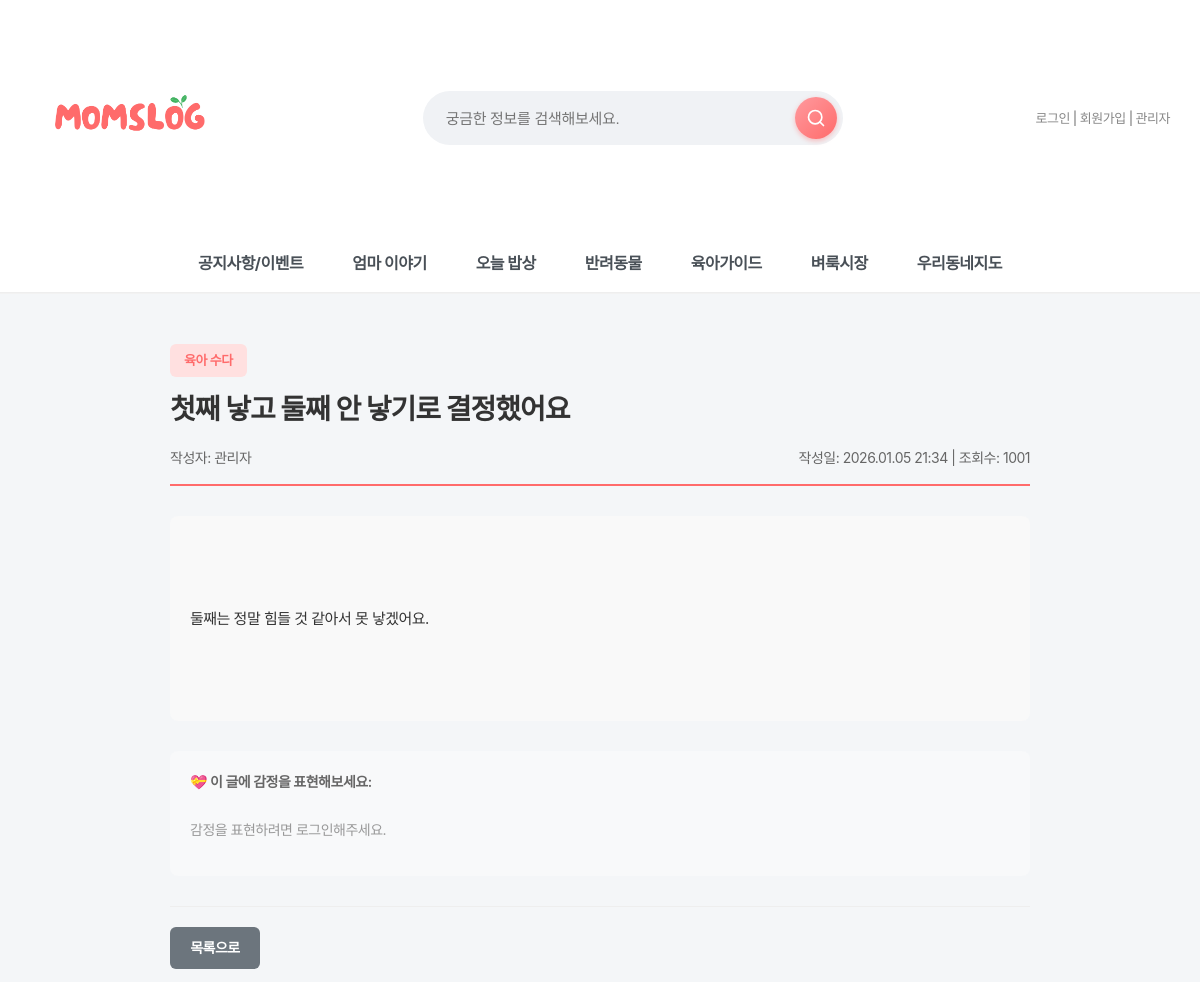
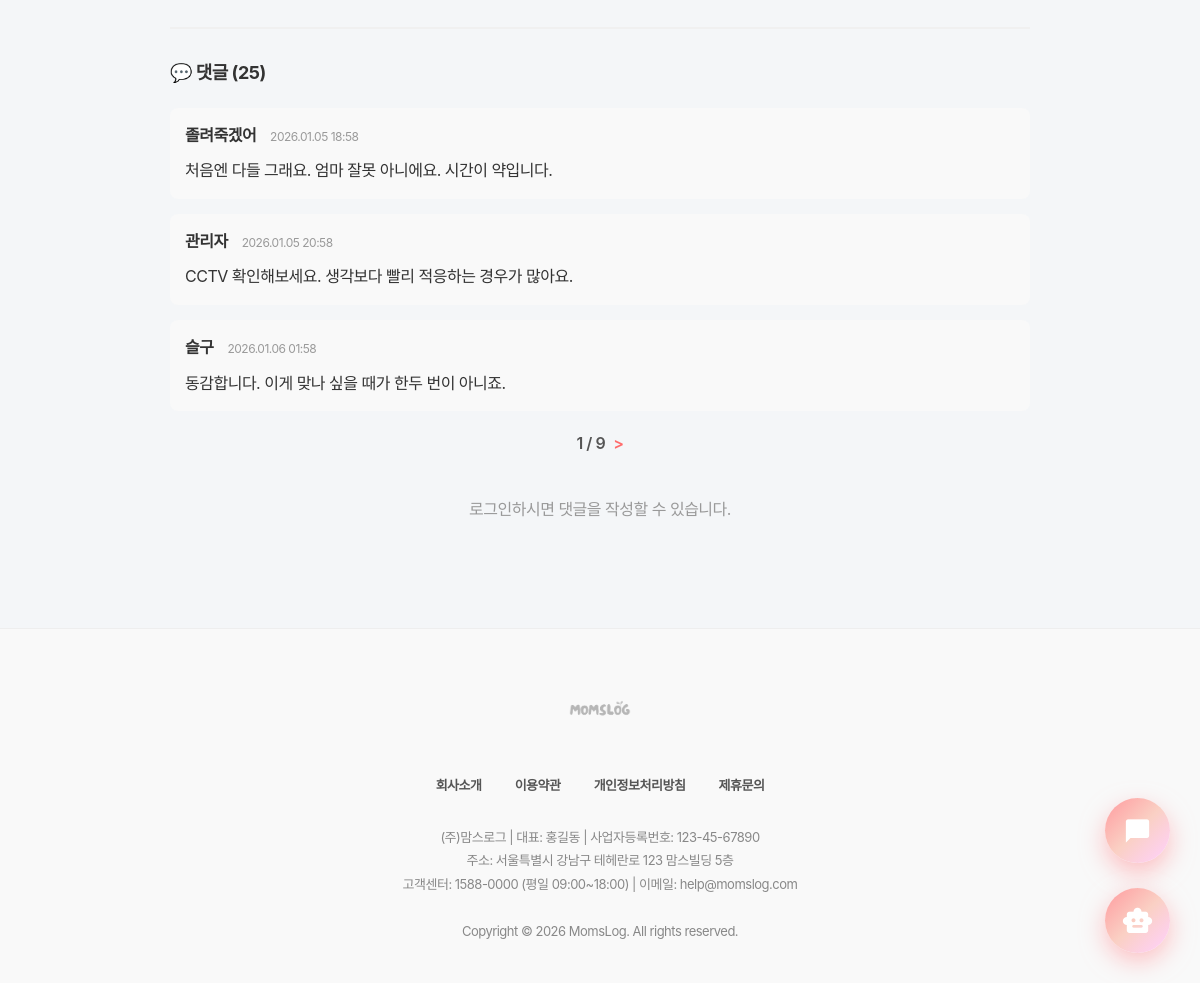
Page /board/free/123/ on the committed database (2 pictures, top to bottom).
### board/models.py (models this page shows, shortened)
class FreePost(models.Model):
    CATEGORY_CHOICES = [
        ('all', '전체보기'),
        ('mom', '육아수다'),
        ('husband', '남편뒷담화'),
        ('family', '시댁/친정'),
        ('preg', '임신출산'),
    ]
    REGION_CHOICES = [
        ('seoul', '서울시'),
        ('gyeonggi', '경기도'),
        ('incheon', '인천시'),
        ('daejeon', '대전시'),
        ('daegu', '대구시'),
        ('busan', '부산시'),
        ('gwangju', '광주시'),
        ('ulsan', '울산시'),
        ('sejong', '세종시'),
        ('other', '기타'),
    ]
    category = models.CharField(
        max_length=20,
        choices=CATEGORY_CHOICES,
        default='mom',
        verbose_name='카테고리'
    )
    title = models.CharField(max_length=200, verbose_name="제목")
    content = models.TextField(verbose_name="내용")
    author = models.ForeignKey(settings.AUTH_USER_MODEL, on_delete=models.CASCADE, verbose_name="작성자")
    created_at = models.DateTimeField(auto_now_add=True, verbose_name="작성일")
    views = models.IntegerField(default=0, verbose_name="조회수")
    reaction_empathy = models.IntegerField(default=0, verbose_name="공감해요")      # 🤝
    reaction_courage = models.IntegerField(default=0, verbose_name="힘내세요")     # 💪
    reaction_cheer = models.IntegerField(default=0, verbose_name="축하해요")       # 🎉
    reaction_support = models.IntegerField(default=0, verbose_name="응원해요")     # 👏
    reaction_thanks = models.IntegerField(default=0, verbose_name="고마워요")      # 🙏
    region = models.CharField(max_length=20, choices=REGION_CHOICES, null=True, blank=True, verbose_name="지역")
    district = models.CharField(max_length=50, null=True, blank=True, verbose_name="구/군")
    dong = models.CharField(max_length=50, null=True, blank=True, verbose_name="동/읍/면")
    latitude = models.DecimalField(max_digits=9, decimal_places=6, null=True, blank=True, verbose_name="위도")
    longitude = models.DecimalField(max_digits=9, decimal_places=6, null=True, blank=True, verbose_name="경도")
    comment_count = models.IntegerField(default=0, verbose_name="댓글수")
    bookmark_count = models.IntegerField(default=0, verbose_name="저장수")
    popularity_score = models.FloatField(default=0, verbose_name="인기도 점수")
    is_pinned = models.BooleanField(default=False, verbose_name="운영진 고정")
    pinned_at = models.DateTimeField(null=True, blank=True, verbose_name="고정 시간")
    class Meta:
        verbose_name = '자유게시판'
        verbose_name_plural = '자유게시판'
        ordering = ['-created_at']
        indexes = [
            models.Index(fields=['-is_pinned', '-popularity_score', '-created_at']),
            models.Index(fields=['region', '-popularity_score']),
        ]

class FreeComment(models.Model):
    post = models.ForeignKey(FreePost, on_delete=models.CASCADE, related_name="comments")
    author = models.ForeignKey(settings.AUTH_USER_MODEL, on_delete=models.CASCADE)
    content = models.TextField()
    created_at = models.DateTimeField(auto_now_add=True)
    class Meta:
        verbose_name = "자유게시판 댓글"
        verbose_name_plural = "자유게시판 댓글"
        ordering = ["created_at"]

### accounts/models.py (models this page shows, shortened)
class User(AbstractUser):
    real_name = models.CharField("이름", max_length=30)
    nickname = models.CharField("닉네임", max_length=30, unique=True)
    jumin = models.CharField("주민번호", max_length=20)  # 000000-0000000
    phone = models.CharField("휴대폰 번호", max_length=20)
    email = models.EmailField("이메일", max_length=254)
    address = models.CharField("주소", max_length=200, blank=True, null=True)
    address_detail = models.CharField("상세주소", max_length=200, blank=True, null=True)
    point = models.PositiveIntegerField("포인트", default=0)
    grade = models.CharField("회원 등급", max_length=10, choices=GRADE_CHOICES, default="start")
    GENDER_CHOICES = [
        ('M', '남자'),
        ('F', '여자'),
    ]
    gender = models.CharField("성별", max_length=1, choices=GENDER_CHOICES, default='F')
    has_children = models.BooleanField("자녀 유무", default=False)
    CHILD_STAGE_CHOICES = [
        ("kindergarten", "유치원"),
        ("elementary", "초등학생"),
        ("middle", "중학생"),
        ("high", "고등학생"),
        ("adult", "성인"),
        ("other", "기타"),
    ]
    children_stages = models.JSONField("자녀 학령(복수)", default=list, blank=True)
    terms_agreed = models.BooleanField("약관 동의", default=False)

### board/views.py (the view)
# urls.py: path('free/<int:pk>/', views.free_detail, name='free_detail'),   # 게시글 🔥상세보기  # (혜은 25-12-31 추가)
def free_detail(request, pk):
    post = get_object_or_404(FreePost, pk=pk)
    FreePost.objects.filter(pk=pk).update(views=F('views') + 1)
    post.refresh_from_db()  # 증가된 조회수 다시 가져오기
    selected_category = request.GET.get('category', 'all')
    if selected_category == 'all':
        qs = FreePost.objects.all().order_by('-created_at')
    else:
        qs = FreePost.objects.filter(category=selected_category).order_by('-created_at')
    total_count = qs.count()
    per_page = 5
    paginator = Paginator(qs, per_page)
    page_number = request.GET.get('page', 1)
    page_obj = paginator.get_page(page_number)
    start_number = total_count - per_page * (page_obj.number - 1)
    for idx, item in enumerate(page_obj.object_list):
        item.number = start_number - idx
    total_pages = paginator.num_pages
    current_page = page_obj.number
    start_page = max(1, current_page - 2)
    end_page = min(total_pages, start_page + 4)
    if end_page - start_page < 4:
        start_page = max(1, end_page - 4)
    comments_qs = post.comments.select_related('author').order_by("created_at")
    comment_paginator = Paginator(comments_qs, 3)
    comment_page_number = request.GET.get("comment_page", 1)
    comments_page = comment_paginator.get_page(comment_page_number)
    context = {
        'post': post,
        'posts': page_obj,
        'page_obj': page_obj,
        'total_count': total_count,
        'selected_category': selected_category,
        'start_page': start_page,
        'end_page': end_page,
        'comments_page': comments_page,
    }
    return render(request, 'board/free_detail.html', context)

### quests/context_processors.py (called while the page is built, shortened)
def today_quest(request):
    if not request.user.is_authenticated:
        return {
            "today_quest": None,
            "grade_progress": None,
        }

### board/templates/board/free_detail.html (shortened to what this page needs)
{% extends 'base.html' %}
{% load humanize %}
{% block content %}
<div class="free-detail-container">
    <div class="free-detail-header">
        <span class="free-category-badge">
            {% if post.category == 'mom' %}육아수다
            {% elif post.category == 'husband' %}남편뒷담화
            {% elif post.category == 'family' %}시댁/친정
            {% elif post.category == 'preg' %}임신출산
            {% else %}{{ post.get_category_display }}{% endif %}
        </span>
        <h1 class="free-title">{{ post.title }}</h1>
        <div class="free-meta">
            <span>작성자:
                {% if post.is_anonymous %}익명{% else %}{{ post.author.nickname|default:post.author.username }}{% endif %}
            </span>
            <span>작성일: {{ post.created_at|date:"Y.m.d H:i" }} | 조회수: {{ post.views }}</span>
        </div>
    </div>
    <div class="free-content">
        {{ post.content|linebreaks }}
    </div>
    <div style="padding: 20px; background: #f8f9fa; border-radius: 8px; margin-top: 20px; margin-bottom: 20px;">
        <p style="margin: 0 0 12px 0; font-size: 14px; color: #666; font-weight: 600;">💝 이 글에 감정을 표현해보세요:</p>
        <div class="reaction-buttons">
            {% if user.is_authenticated %}
                <button class="reaction-btn" data-type="empathy" onclick="addReaction({{ post.pk }}, 'empathy', this)">
                    🤝 공감 <span class="reaction-count">{{ post.reaction_empathy }}</span>
                </button>
                <button class="reaction-btn" data-type="courage" onclick="addReaction({{ post.pk }}, 'courage', this)">
                    💪 힘내 <span class="reaction-count">{{ post.reaction_courage }}</span>
                </button>
                <button class="reaction-btn" data-type="cheer" onclick="addReaction({{ post.pk }}, 'cheer', this)">
                    🎉 축하 <span class="reaction-count">{{ post.reaction_cheer }}</span>
                </button>
                <button class="reaction-btn" data-type="support" onclick="addReaction({{ post.pk }}, 'support', this)">
                    👏 응원 <span class="reaction-count">{{ post.reaction_support }}</span>
                </button>
                <button class="reaction-btn" data-type="thanks" onclick="addReaction({{ post.pk }}, 'thanks', this)">
                    🙏 감사 <span class="reaction-count">{{ post.reaction_thanks }}</span>
                </button>
            {% else %}
                <p style="color: #999; font-size: 14px;">
                    감정을 표현하려면 <a href="{% url 'accounts:login' %}">로그인</a>해주세요.
                </p>
            {% endif %}
        </div>
    </div>
    <div class="free-actions">
        <a href="{% url 'board:free_list' %}?category={{ request.GET.category|default:'all' }}&page={{ request.GET.page|default:1 }}"
        class="btn btn-secondary">
            목록으로
        </a>
    </div>
    <div class="comments-section">
        <div class="comments-header">💬 댓글 ({{ comments_page.paginator.count }})</div>
        {% for comment in comments_page %}
        <div class="comment-item" id="comment-{{ comment.id }}">
            <div>
                <span class="comment-author">{{ comment.author.nickname|default:comment.author.username }}</span>
                <span class="comment-time">{{ comment.created_at|date:"Y.m.d H:i" }}</span>
            </div>
            <div class="comment-content" id="comment-content-{{ comment.id }}">{{ comment.content }}</div>
        </div>
        {% empty %}
        <p style="text-align:center; color:#999; padding:30px 0;">첫 번째 댓글을 남겨주세요!</p>
        {% endfor %}
        <div class="pagination">
            <span> {{ comments_page.number }} / {{ comments_page.paginator.num_pages }}</span>
            {% if comments_page.has_next %}
                <a href="?category={{ request.GET.category|default:'all' }}&page={{ request.GET.page|default:1 }}&comment_page={{ comments_page.next_page_number }}">
                    &gt;
                </a>
            {% endif %}
        </div>
        {% if user.is_authenticated %}
        <div class="comment-form">
            <form method="post" action="{% url 'board:free_comment_create' post.pk %}?category={{ request.GET.category|default:'all' }}&page={{ request.GET.page|default:1 }}&comment_page={{ request.GET.comment_page|default:1 }}">
                {% csrf_token %}
                <textarea name="content" placeholder="댓글을 입력하세요." required></textarea>
                <button type="submit" class="btn btn-primary">댓글 작성</button>
            </form>
        </div>
        {% else %}
        <p style="text-align:center; color:#999; padding:20px 0;">
            <a href="{% url 'accounts:login' %}">로그인</a>하시면 댓글을 작성할 수 있습니다.
        </p>
        {% endif %}
    </div>
</div>
{% endblock %}

### static/css/style.css (style rules this page uses)
body { font-family: "Pretendard Variable", "Pretendard", -apple-system, BlinkMacSystemFont, system-ui, Roboto, "Helvetica Neue", "Segoe UI", "Apple SD Gothic Neo", "Noto Sans KR", "Malgun Gothic", "Apple Color Emoji", "Segoe UI Emoji", "Segoe UI Symbol", sans-serif; margin: 0; padding: 0; background-color: #f4f6f8; color: #333; line-height: 1.6; letter-spacing: -0.5px; -webkit-font-smoothing: antialiased; -moz-osx-font-smoothing: grayscale; }
h1, h2, h3, h4, h5, h6 { font-weight: 700; letter-spacing: -1px; margin-top: 0; }
a { text-decoration: none; color: inherit; transition: all 0.3s ease; }

### static/css/mobile.css (style rules this page uses)
* { box-sizing: border-box; }

### static/css/darkmode.css (style rules this page uses)
body, header, .main-nav, .card, input, textarea, select, button, table { transition: background-color 0.3s ease, color 0.3s ease, border-color 0.3s ease; }

### static/css/premium-finish.css (style rules this page uses)
* { --transition-fast: 0.2s; --transition-normal: 0.3s; --transition-slow: 0.5s; --ease-spring: cubic-bezier(0.23, 1, 0.320, 1); --ease-smooth: cubic-bezier(0.25, 0.46, 0.45, 0.94); }

### static/css/chatbot.css (style rules this page uses)
:root { --primary-gradient: linear-gradient(135deg, #FF9A9E 0%, #FAD0C4 50%, #FFD1FF 100%); --glass-bg: rgba(255, 255, 255, 0.85); --glass-border: 1px solid rgba(255, 255, 255, 0.5); --shadow-xl: 0 20px 40px rgba(0, 0, 0, 0.1), 0 10px 20px rgba(0, 0, 0, 0.05); --text-dark: #2d3436; }
body { font-family: 'Pretendard', sans-serif; }

### main/templates/base.html (style rules this page uses)
* { font-family: "Pretendard", -apple-system, BlinkMacSystemFont, system-ui, Roboto, "Helvetica Neue", "Segoe UI", "Apple SD Gothic Neo", "Noto Sans KR", "Malgun Gothic", "Apple Color Emoji", "Segoe UI Emoji", "Segoe UI Symbol", sans-serif; }

### board/templates/board/free_detail.html (style rules this page uses)
.free-detail-container { max-width: 900px; margin: 30px auto; padding: 20px; }
.free-detail-header { border-bottom: 2px solid #ff6b6b; padding-bottom: 15px; margin-bottom: 20px; }
.free-category-badge { display: inline-block; padding: 6px 14px; background: #ffe0e0; color: #ff6b6b; border-radius: 6px; font-size: 13px; font-weight: 600; margin-bottom: 10px; }
.free-title { font-size: 28px; font-weight: 700; margin-bottom: 15px; color: #333; }
.free-meta { display: flex; justify-content: space-between; font-size: 14px; color: #666; flex-wrap: wrap; gap: 10px; }
.free-content { line-height: 1.8; font-size: 15px; color: #333; white-space: pre-wrap; margin: 30px 0; padding: 20px; background: #f9f9f9; border-radius: 8px; }
.free-actions { display: flex; gap: 10px; margin-top: 30px; padding-top: 20px; border-top: 1px solid #eee; }
.btn { padding: 10px 20px; border-radius: 6px; text-decoration: none; font-weight: 600; font-size: 14px; cursor: pointer; border: none; }
.btn-secondary { background: #6c757d; color: white; }
.comments-section { margin-top: 40px; padding-top: 30px; border-top: 2px solid #f0f0f0; }
.comments-header { font-size: 18px; font-weight: 700; margin-bottom: 20px; }
.comment-item { background: #f9f9f9; padding: 15px; border-radius: 8px; margin-bottom: 15px; }
.comment-author { font-weight: 600; color: #333; margin-bottom: 5px; }
.comment-time { font-size: 12px; color: #999; margin-left: 10px; }
.comment-content { margin-top: 10px; line-height: 1.6; }
.btn { min-width: 90px; height: 42px; padding: 0 16px; display: inline-flex; align-items: center; justify-content: center; font-size: 14px; font-weight: 600; border-radius: 6px; box-sizing: border-box; }
.free-actions { display: flex; gap: 10px; }
.pagination { display: flex; justify-content: center; align-items: center; gap: 8px; margin: 20px 0; }
.pagination a { text-decoration: none; color: #ff6b6b; font-weight: 600; }
.pagination span { font-weight: 600; color: #555; }
.reaction-buttons { display: flex; flex-wrap: wrap; gap: 10px; }

### rows in the picture
FreePost: category "육아 수다", title "첫째 낳고 둘째 안 낳기로 결정했어요", author.nickname "관리자", created_at "2026.01.05 21:34", views "1001", content "둘째는 정말 힘들 것 같아서 못 낳겠어요."
FreeComment: author.nickname "졸려죽겠어", created_at "2026.01.05 18:58", content "처음엔 다들 그래요. 엄마 잘못 아니에요. 시간이 약입니다."
FreeComment: author.nickname "관리자", created_at "2026.01.05 20:58", content "CCTV 확인해보세요. 생각보다 빨리 적응하는 경우가 많아요."
FreeComment: author.nickname "슬구", created_at "2026.01.06 01:58", content "동감합니다. 이게 맞나 싶을 때가 한두 번이 아니죠."

### other values in the picture
{{ comments_page.paginator.count }} "25"
{{ comments_page.number }} "1"
{{ comments_page.paginator.num_pages }} "9"
